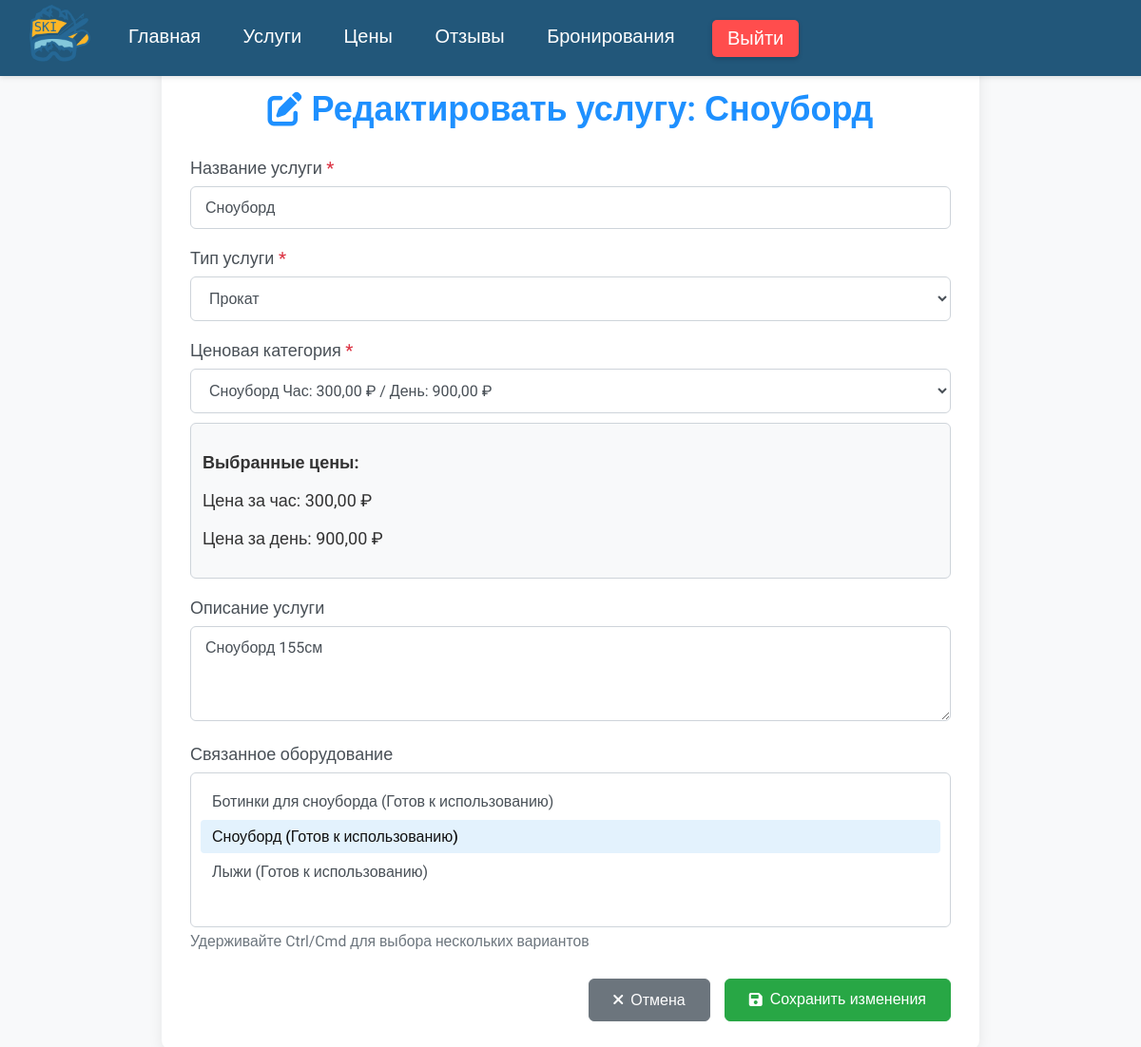
The app's page /edit_service/1/ (signed in), older data.
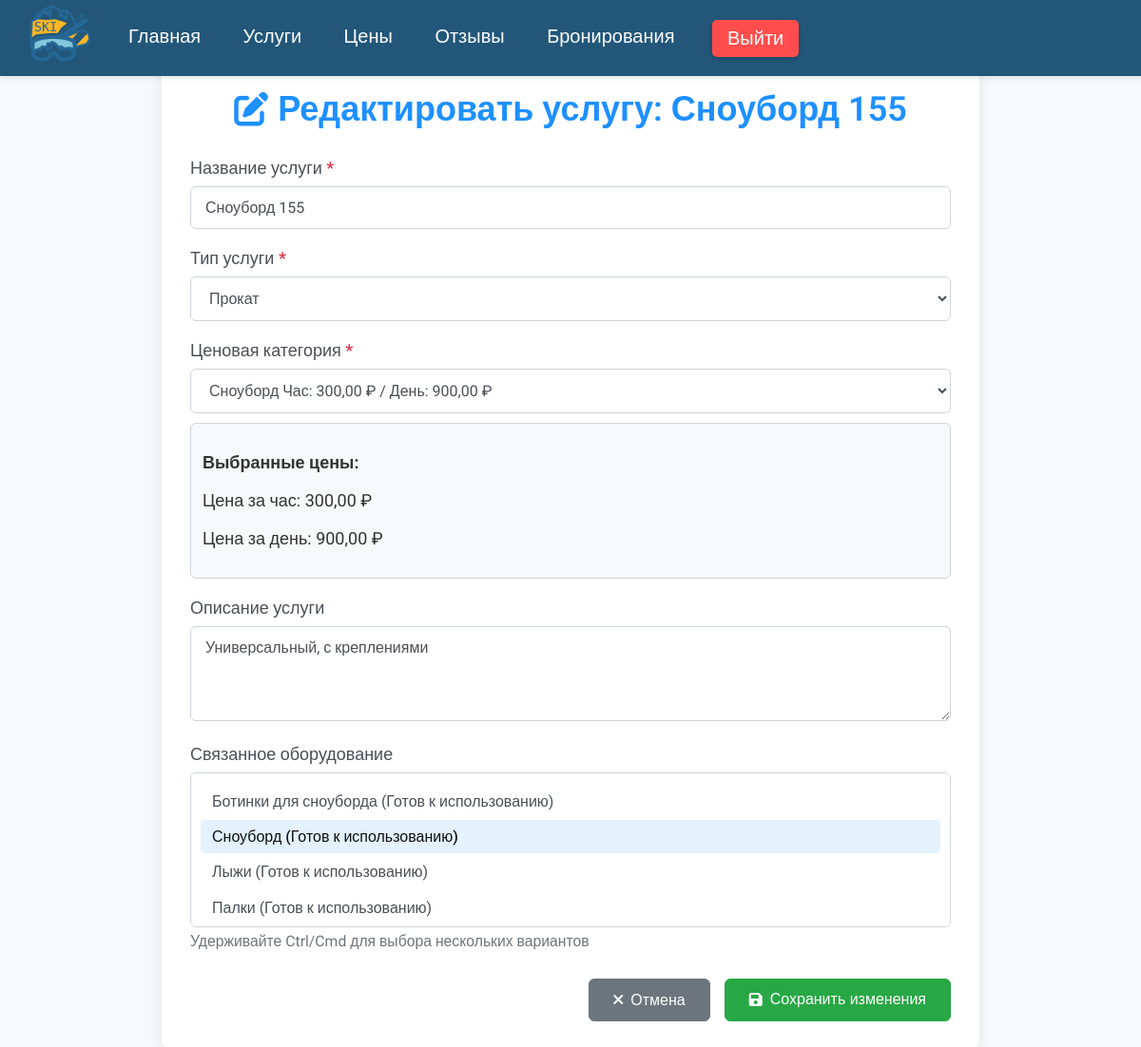
The same page, newer data.
### core/models.py (models this page shows, shortened)
class Service(models.Model):
    name = models.CharField(max_length=100, verbose_name="Название")
    description = models.TextField(blank=True, verbose_name="Описание")
    service_type = models.ForeignKey(ServiceType, on_delete=models.SET_NULL, null=True, verbose_name="Тип услуги")
    equipment = models.ManyToManyField('Equipment', blank=True, verbose_name="Оборудование")
    prices = models.ManyToManyField(Price, blank=True, verbose_name="Цены")
    class Meta:
        verbose_name = "Услуга"
        verbose_name_plural = "Услуги"

class Price(models.Model):
    name = models.CharField(max_length=100, verbose_name="Название")
    price_per_hour = models.DecimalField(max_digits=10, decimal_places=2, validators=[MinValueValidator(0)],
                                         verbose_name="Цена за час")
    price_per_day = models.DecimalField(max_digits=10, decimal_places=2, validators=[MinValueValidator(0)],
                                        verbose_name="Цена за день")
    class Meta:
        verbose_name = "Цена"
        verbose_name_plural = "Цены"

### core/views.py (the view)
# urls.py: path('edit_service/<int:service_id>/', views.edit_service, name='edit_service'),
@login_required
@require_http_methods(["GET", "POST"])
def edit_service(request, service_id):
    service = get_object_or_404(Service, id=service_id)
    if not (request.user.is_staff or request.user.is_superuser):
        return HttpResponseForbidden("У вас нет прав для редактирования услуг")
    service_types = ServiceType.objects.all()
    equipment_list = Equipment.objects.filter(status='ready')
    prices = Price.objects.all()
    current_price = service.prices.first()  # Получаем текущую цену (или None)
    if request.method == "POST":
        form_data = {
            'name': request.POST.get('name'),
            'service_type': request.POST.get('service_type'),
            'description': request.POST.get('description'),
            'equipment': request.POST.getlist('equipment'),
            'price': request.POST.get('price'),
        }
        required_fields = ['name', 'service_type', 'price']
        if not all(form_data[field] for field in required_fields):
            context = {
                'error': 'Пожалуйста, заполните все обязательные поля',
                'service': service,
                'service_types': service_types,
                'equipment_list': equipment_list,
                'prices': prices,
                'form_data': form_data,
            }
            return render(request, "edit_service.html", context)
        try:
            service.name = form_data['name']
            service.service_type_id = form_data['service_type']
            service.description = form_data['description']
            service.save()
            if form_data['equipment']:
                equipment_ids = [int(eq_id) for eq_id in form_data['equipment']]
                service.equipment.set(equipment_ids)
            else:
                service.equipment.clear()
            selected_price = get_object_or_404(Price, id=form_data['price'])
            service.prices.set([selected_price])
            messages.success(request, 'Услуга успешно обновлена!')
            return redirect('services')
        except Exception as e:
            context = {
                'error': f'Ошибка при обновлении услуги: {str(e)}',
                'service': service,
                'service_types': service_types,
                'equipment_list': equipment_list,
                'prices': prices,
                'form_data': form_data,
            }
            return render(request, "edit_service.html", context)
    else:  # GET-запрос
        form_data = {
            'name': service.name,
            'service_type': service.service_type.id if service.service_type else '',
            'description': service.description,
            'equipment': [str(eq.id) for eq in service.equipment.all()],
            'price': current_price.id if current_price else '',
        }
        context = {
            'service': service,
            'service_types': service_types,
            'equipment_list': equipment_list,
            'prices': prices,
            'form_data': form_data,
        }
        return render(request, "edit_service.html", context)

### core/templates/edit_service.html (shortened to what this page needs)
{% extends "base.html" %}
{% load static %}
{% block content %}
<div class="container">
    <h1><i class="fas fa-edit"></i> Редактировать услугу: {{ service.name }}</h1>
    <form method="post">
        <div class="form-group">
            <label for="name" class="required-field">Название услуги</label>
            <input type="text" id="name" name="name" value="{{ form_data.name }}" required>
        </div>
        <div class="form-group">
            <label for="service_type" class="required-field">Тип услуги</label>
            <select id="service_type" name="service_type" required>
                {% for service_type in service_types %}
                    <option value="{{ service_type.id }}"
                        {% if form_data.service_type|stringformat:"s" == service_type.id|stringformat:"s" %}selected{% endif %}>
                        {{ service_type.name }}
                    </option>
                {% endfor %}
            </select>
        </div>
        <div class="form-group">
            <label for="price" class="required-field">Ценовая категория</label>
            <select id="price" name="price" required>
                {% for price in prices %}
                    <option value="{{ price.id }}"
                        data-price-hour="{{ price.price_per_hour }}"
                        data-price-day="{{ price.price_per_day }}"
                        {% if form_data.price|stringformat:"s" == price.id|stringformat:"s" %}selected{% endif %}>
                        <span class="price-option">
                            <span>{{ price.name }}</span>
                        </span>
                    </option>
                {% endfor %}
            </select>
            <div class="price-info">
                <p><strong>Выбранные цены:</strong></p>
                <p>Цена за час: <span id="price-hour-display">
                    {% if form_data.price %}
                        {% for price in prices %}
                            {% if price.id|stringformat:"s" == form_data.price|stringformat:"s" %}
                                {{ price.price_per_hour }}
                            {% endif %}
                        {% endfor %}
                    {% else %}
                        —
                    {% endif %}
                </span> ₽</p>
                <p>Цена за день: <span id="price-day-display">
                    {% if form_data.price %}
                        {% for price in prices %}
                            {% if price.id|stringformat:"s" == form_data.price|stringformat:"s" %}
                                {{ price.price_per_day }}
                            {% endif %}
                        {% endfor %}
                    {% else %}
                        —
                    {% endif %}
                </span> ₽</p>
            </div>
        </div>
        <div class="form-group">
            <label for="description">Описание услуги</label>
            <textarea id="description" name="description">{{ form_data.description }}</textarea>
        </div>
        <div class="form-group">
            <label for="equipment">Связанное оборудование</label>
            <select id="equipment" name="equipment" multiple>
                {% for equipment in equipment_list %}
                    <option value="{{ equipment.id }}"
                        {% if equipment.id|stringformat:"s" in form_data.equipment %}selected{% endif %}>
                        {{ equipment.name }} ({{ equipment.get_status_display }})
                    </option>
                {% endfor %}
            </select>
            <small class="text-muted">Удерживайте Ctrl/Cmd для выбора нескольких вариантов</small>
        </div>
        <div class="button-group">
            <a href="{% url 'services' %}" class="btn btn-cancel">
                <i class="fas fa-times"></i> Отмена
            </a>
            <button type="submit" class="btn btn-save">
                <i class="fas fa-save"></i> Сохранить изменения
            </button>
        </div>
    </form>
</div>
<link rel="stylesheet" href="https://cdnjs.cloudflare.com/ajax/libs/font-awesome/6.0.0/css/all.min.css">
{% endblock %}

Row changes from the older to the newer data that the page shows:
changed Service: name "Сноуборд" → "Сноуборд 155"; description "Сноуборд 155см" → "Универсальный, с креплениями"
Text that changed along with them:
form field equipment: "Ботинки для сноуборда (Готов к использованию) / Сноуборд (Готов к использованию) ☑ / Лыжи (Готов к использованию)" → "Ботинки для сноуборда (Готов к использованию) / Сноуборд (Готов к использованию) ☑ / Лыжи (Готов к использованию) / Палки (Готов к использованию)"
